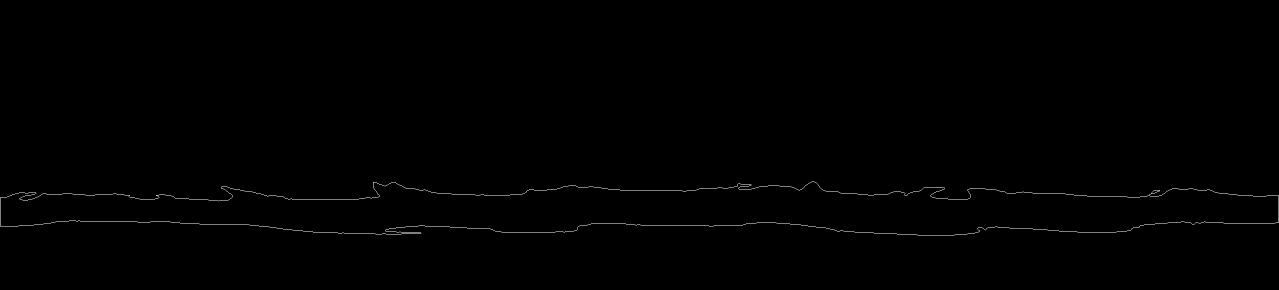
//> input picture analysed_waves/IMG_0886/process/process_breakzone.jpg, 2558 x 580 px (shown at 1/2 size)
$ ./aus ../../analysed_waves/IMG_0886/process/process_breakzone.jpg   (built with g++ and OpenCV 4)
//> lines starting //> are read from the running program, lines starting //| are printed output that depends on the picture
#include <iostream>

#include <opencv2/highgui/highgui.hpp>
#include "opencv/cv.h"

using namespace std;
using namespace cv;

long long intensity(Mat& m, int row_index) {
	// cout << "Calculating intensity from row " << row_index << endl;
	long long result = 0;
	Mat row = m.row(row_index);

	// cout << "Row size: " << row.cols << "," << row.rows << endl;

	for (int i = 0; i < row.cols; i++) {
		// cout << "Adding " << r << endl;
		result += row.at<uchar>(i);
	}
	// cout << "returning " << result << endl;

	return result;
}

double PRC(Mat& m, int row_index, int percentile) {
	Mat row = m.row(row_index);
	Mat sortedRow;

	cv::sort(row,sortedRow,CV_SORT_ASCENDING);

	int n = (sortedRow.cols * percentile) / 100;

	double value = (double) sortedRow.at<uchar>(n) / 255;

	return value;
}

double f1(Mat& m, int row_index) {
	// cout << "Calculating f1 from row " << row_index << endl;

	double max_intensity = 0;
	for (int i = 0; i < m.rows; i++) {
		double tmp_intensity = intensity(m,i);
		// cout << "Comparing " << tmp_intensity << " with " << max_intensity << endl;
		if (tmp_intensity > max_intensity) {
			// cout << "Found new max intensity: " << tmp_intensity << endl;
			max_intensity = tmp_intensity;
		}
	}

	long long row_intensity = intensity(m,row_index);
	double result = (double) (row_intensity / max_intensity);
	// cout << "Row Intensity: " << row_intensity << endl;
	// cout << "Max Intensity: " << max_intensity << endl;
	return result;
}

double f2(Mat& m, int row_index) {
	Mat row = m.row(row_index);

	double prc5 = PRC(m,row_index,5);
	double prc95 = PRC(m,row_index,95);

	// for (int i = 0; i < row.cols; i++) {

	// }

	return prc95 - prc5;
}

void detectBreakzone(Mat& m, bool allowsplit) {
	int v0 = -1;
	int v1 = -1;
	// int vM = -1;
	double threshold = 0.5;

	for (int i = 250; i < m.rows; i++) {
		double f = f1(m,i);
		if (f > threshold) {
			if (v0 == -1)
				v0 = i;

			v1 = i;
		}
	}

	cout << "first v0 = " << v0 << endl;
	cout << "firs v1 = " << v1 << endl;

	while(v0 < m.rows && f1(m,v0) > f1(m,v0+1) && f2(m,v0) > f2(m,v0 + 1))
		v0++;

	while(v1 >= 0 && f1(m,v1)/f2(m,v1) > 2)
		v1--;

	cout << "v0 = " << v0 << endl;
	cout << "v1 = " << v1 << endl;

	Mat breakzone = m.rowRange(v0,v1);
	imshow("breakzone",breakzone);
	waitKey(0);
}

int main(int argc, char** argv) {
	string path = argv[1];
	Mat image = imread(path);
//> image is the input picture: 580 rows x 2558 cols, CV_8UC3; min 0, max 255, mean 1

	cout << "Image size: " << image.cols << "," << image.rows << endl;
//| Image size: 2558,580

	Mat greyImage;
	cvtColor(image,greyImage,COLOR_BGR2GRAY);

	equalizeHist(greyImage,greyImage);
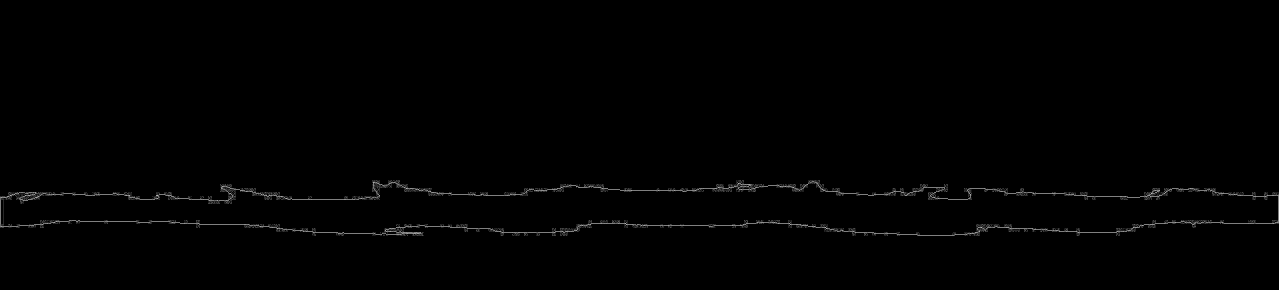
//> greyImage: 580 rows x 2558 cols, CV_8UC1 (shown at 1/2 size); min 0, max 255, mean 1.6

	detectBreakzone(greyImage,false);
//> the loop in detectBreakzone, `for (int i = 250; i < m.rows; i++)` made 330 passes
//> f on passes 1 to 12: 0, 0, 0, 0, 0, 0, 0, 0, 0, 0, 0, 0
//> after the loop in detectBreakzone, `for (int i = 250; i < m.rows; i++)`: v0 = 376
//| first v0 = 376
//| firs v1 = 466
//> in PRC, `int n = (sortedRow.cols * percentile) / 100;`: n in PRC = 127
//> in PRC, `double value = (double) sortedRow.at<uchar>(n) / 255;`: value in PRC = 0
//> in f2, `double prc95 = PRC(m,row_index,95);`: prc95 in f2 = 0.498
//> after the loop in detectBreakzone, `while(v1 >= 0 && f1(m,v1)/f2(m,v1) > 2)`: v1 = 466
//| v0 = 376
//| v1 = 466
//> in detectBreakzone, `Mat breakzone = m.rowRange(v0,v1);`:
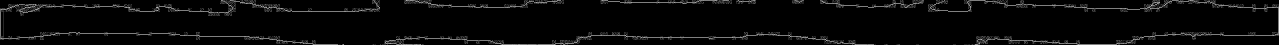
//> breakzone: 90 rows x 2558 cols, CV_8UC1 (shown at 1/2 size); min 0, max 255, mean 9

	// [7 lines of commented-out code are left out]

	return 0;
}

$ run again, on analysed_waves/IMG_0886/process/process_waveband.jpg
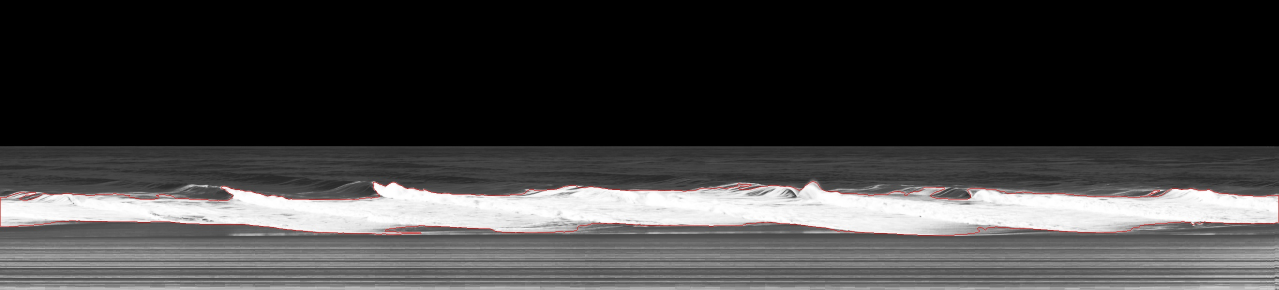
//> input picture analysed_waves/IMG_0886/process/process_waveband.jpg, 2558 x 580 px (shown at 1/2 size)
//> image is the input picture: 580 rows x 2558 cols, CV_8UC3; mean B, G, R 62.3, 62.4, 63.3
//| Image size: 2558,580
//> `equalizeHist(greyImage,greyImage);`:
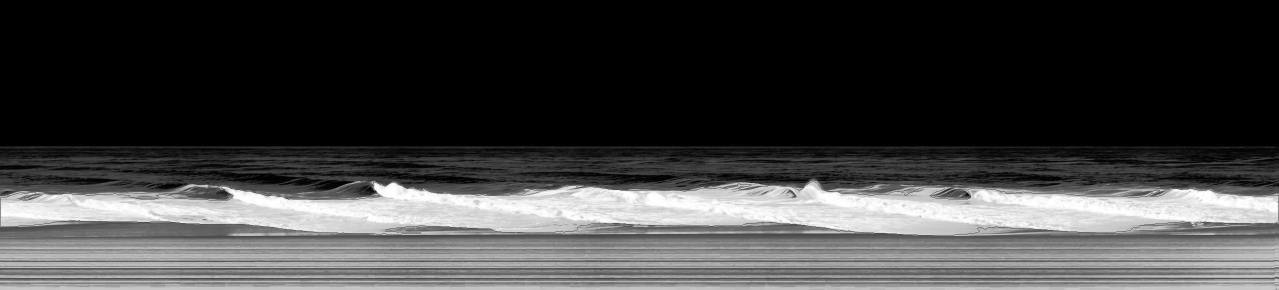
//> greyImage: 580 rows x 2558 cols, CV_8UC1 (shown at 1/2 size); min 0, max 255, mean 63.9
//> the loop in detectBreakzone, `for (int i = 250; i < m.rows; i++)` made 330 passes
//> f on passes 129 to 136: 0.506, 0.532, 0.546, 0.574, 0.591, 0.612, 0.634, 0.651
//> after the loop in detectBreakzone, `for (int i = 250; i < m.rows; i++)`: v0 = 378
//| first v0 = 378
//| firs v1 = 579
//> in PRC, `int n = (sortedRow.cols * percentile) / 100;`: n in PRC = 127
//> in PRC, `double value = (double) sortedRow.at<uchar>(n) / 255;`: value in PRC = 0.725
//> in f2, `double prc95 = PRC(m,row_index,95);`: prc95 in f2 = 0.78
//> the loop in detectBreakzone, `while(v1 >= 0 && f1(m,v1)/f2(m,v1) > 2)` made 24 passes
//> (v1, row_intensity in f1, result in f1, value in PRC, prc5 in f2, value in PRC (second call), prc95 in f2) on passes 1 to 8: (578, 491259, 0.815, 0.706, 0.706, 0.78, 0.78), (577, 494899, 0.821, 0.725, 0.725, 0.78, 0.78), (576, 496498, 0.823, 0.725, 0.725, 0.784, 0.784), (575, 495276, 0.821, 0.725, 0.725, 0.784, 0.784), (574, 484906, 0.804, 0.69, 0.69, 0.78, 0.78), (573, 449791, 0.746, 0.604, 0.604, 0.765, 0.765), (572, 412817, 0.684, 0.569, 0.569, 0.753, 0.753), (571, 411671, 0.683, 0.58, 0.58, 0.718, 0.718)
//> after the loop in detectBreakzone, `while(v1 >= 0 && f1(m,v1)/f2(m,v1) > 2)`: v1 = 555
//| v0 = 378
//| v1 = 555
//> in detectBreakzone, `Mat breakzone = m.rowRange(v0,v1);`:
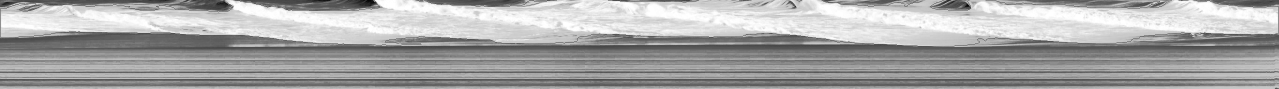
//> breakzone: 177 rows x 2558 cols, CV_8UC1 (shown at 1/2 size); min 1, max 255, mean 167.2
